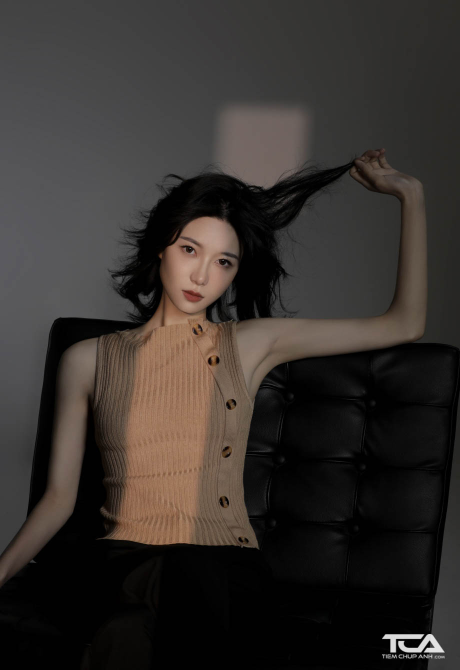
#> input picture ex1111mau.jpg, 920 x 1339 px (shown at 1/2 size)
$ python bestYYgpu.py
#> lines starting #> are read from the running program, lines starting #| are printed output that depends on the picture
import numpy as np
import cv2
from scipy import ndimage
import time
import os
import warnings

# Bỏ qua các cảnh báo
warnings.filterwarnings("ignore")

def fast_median_filter(img, noise_flag, window_size):
    """Áp dụng bộ lọc trung vị tối ưu hóa"""
    height, width = img.shape
    half_window = window_size // 2
    result = img.copy()  # Giữ các pixel không nhiễu nguyên vẹn

    # Lấy tọa độ các điểm nhiễu
    noise_points = np.where(noise_flag == 1)
    noise_coords = list(zip(noise_points[0], noise_points[1]))

    for i, j in noise_coords:
        # Xác định vùng cửa sổ
        i_min = max(0, i - half_window)
        i_max = min(height, i + half_window + 1)
        j_min = max(0, j - half_window)
        j_max = min(width, j + half_window + 1)

        # Lấy cửa sổ và mặt nạ nhiễu tương ứng
        window = img[i_min:i_max, j_min:j_max]
        window_mask = noise_flag[i_min:i_max, j_min:j_max]

        # Lấy các pixel không nhiễu trong cửa sổ
        good_pixels = window[window_mask == 0]

        # Nếu có pixel tốt, lấy giá trị trung vị
        if len(good_pixels) > 0:
            result[i, j] = np.median(good_pixels)
        else:
            # Nếu không có pixel tốt, lấy trung vị của toàn bộ cửa sổ
            result[i, j] = np.median(window)

    return result

def create_noise_flag(img, filtered_img, threshold):
    """Tạo ảnh cờ nhiễu tối ưu hóa"""
    diff = np.abs(img.astype(np.int32) - filtered_img.astype(np.int32))
    noise_flag = np.zeros_like(img, dtype=np.uint8)
    noise_flag[diff >= threshold] = 1
    return noise_flag

def verify_edge_noise(img, f_noise, F_edge, TN, TC, TR, G=255):
    """Xác minh các điểm nhiễu trong vùng biên - phiên bản tối ưu"""
    # Chuyển sang kiểu int32 để tránh tràn số
    img_int = img.astype(np.int32)
    F_noise = f_noise.copy()

    # Lấy tọa độ của tất cả điểm nhiễu trong vùng phẳng
    flat_noise_points = np.where((f_noise == 1) & (F_edge == 0))
    flat_noise_coords = list(zip(flat_noise_points[0], flat_noise_points[1]))

    # Lấy giá trị cường độ của các điểm nhiễu vùng phẳng
    flat_values = np.array([img_int[i, j] for i, j in flat_noise_coords])

    # Phân loại các điểm nhiễu vùng phẳng thành hai nhóm: dương và âm
    flat_values_pos = flat_values[flat_values >= G/2]
    flat_values_neg = flat_values[flat_values < G/2]

    # Lấy tọa độ của tất cả điểm nhiễu trong vùng biên cần xác minh
    edge_noise_points = np.where((f_noise == 1) & (F_edge == 1))
    edge_noise_coords = list(zip(edge_noise_points[0], edge_noise_points[1]))

    # Sử dụng phương pháp batch để tăng tốc
    batch_size = min(1000, len(edge_noise_coords))  # Số điểm xử lý mỗi lần
    num_batches = (len(edge_noise_coords) + batch_size - 1) // batch_size

    removed_count = 0

    # Xử lý theo batch để tránh tràn bộ nhớ
    for b in range(num_batches):
        start_idx = b * batch_size
        end_idx = min((b + 1) * batch_size, len(edge_noise_coords))

        if b % 10 == 0 and b > 0:
            print(f"Đã xử lý {start_idx}/{len(edge_noise_coords)} điểm, loại bỏ {removed_count} điểm")

        # Lấy batch hiện tại
        current_batch = edge_noise_coords[start_idx:end_idx]

        for i, j in current_batch:
            z_ij = img_int[i, j]

            # Chọn danh sách giá trị phù hợp dựa trên cường độ
            if z_ij >= G/2 and len(flat_values_pos) >= TC:
                # Tính chênh lệch với tất cả các giá trị dương
                diffs = np.abs(flat_values_pos - z_ij)
                M1 = np.sum(diffs <= TN)
                R = M1 / len(flat_values_pos)

                if R < TR:
                    F_noise[i, j] = 0
                    removed_count += 1

            elif z_ij < G/2 and len(flat_values_neg) >= TC:
                # Tính chênh lệch với tất cả các giá trị âm
                diffs = np.abs(flat_values_neg - z_ij)
                M1 = np.sum(diffs <= TN)
                R = M1 / len(flat_values_neg)

                if R < TR:
                    F_noise[i, j] = 0
                    removed_count += 1

    return F_noise, removed_count

class ImpulseNoiseDetector:
    """
    Triển khai phương pháp phát hiện nhiễu xung với hai hệ thống - phiên bản tối ưu hóa
    """

    def __init__(self, WE1=5, WE2=7, TE=10,
                 WD1=7, WD2=9, TD=30,
                 TN=10, TC=20, TR=0.8):
        """
        Khởi tạo các tham số cho cả hai hệ thống.
        """
        self.WE1 = WE1
        self.WE2 = WE2
        self.TE = TE
        self.WD1 = WD1
        self.WD2 = WD2
        self.TD = TD
        self.TN = TN
        self.TC = TC
        self.TR = TR

    def _median_filter(self, img, window_size):
        """Áp dụng bộ lọc trung vị với kích thước cửa sổ đã cho"""
        return cv2.medianBlur(img, window_size)

    def _create_noise_flag_PSM(self, img, window_size, threshold):
        """Tạo ảnh cờ nhiễu sử dụng phương pháp PSM cơ bản tối ưu hóa"""
        # Áp dụng bộ lọc trung vị
        filtered_img = self._median_filter(img, window_size)

        # Tính ảnh cờ nhiễu
        return create_noise_flag(img, filtered_img, threshold)

    def _system1(self, img):
        """
        Triển khai Hệ thống 1 - Phát hiện nhiễu dựa trên ảnh cờ biên (phiên bản tối ưu).
        """
        start_time = time.time()
        print("Bắt đầu Hệ thống 1...")

        # Khởi tạo các ảnh ban đầu
        height, width = img.shape

        # Tạo ảnh cờ nhiễu f_WD1 và f_WD2 trực tiếp - tối ưu hóa lớn
        print("Tạo ảnh cờ nhiễu từ hai bộ lọc trung vị...")
        f_WD1 = self._create_noise_flag_PSM(img, self.WD1, self.TD)
        f_WD2 = self._create_noise_flag_PSM(img, self.WD2, self.TD)

        # Tạo ảnh cờ biên sử dụng thuật toán Canny
        print("Phát hiện biên bằng phương pháp thay thế...")
        edges = cv2.Canny(img, 50, 150)

        # Dãn nở cạnh để bao phủ vùng biên tốt hơn
        kernel = np.ones((3, 3), np.uint8)
        edges_dilated = cv2.dilate(edges, kernel, iterations=1)

        # Ánh xạ kết quả phát hiện biên sang ảnh cờ biên
        f_edge = np.zeros_like(img, dtype=np.uint8)
        f_edge[edges_dilated > 0] = 1

        # Tạo ảnh cờ nhiễu cuối cùng theo phương trình (9)
        f_noise = np.zeros_like(img, dtype=np.uint8)
        f_noise[f_edge == 1] = f_WD1[f_edge == 1]  # Vùng biên
        f_noise[f_edge == 0] = f_WD2[f_edge == 0]  # Vùng phẳng

        print(f"Hoàn thành Hệ thống 1 trong {time.time() - start_time:.2f} giây")
        return f_noise, f_edge

    def _system2(self, img, f_noise, f_edge):
        """
        Triển khai Hệ thống 2 - Hệ thống xác minh (phiên bản tối ưu).
        """
        start_time = time.time()
        print("Bắt đầu Hệ thống 2 - Xác minh kết quả từ Hệ thống 1...")

        # Dãn nở ảnh cờ biên để xác định vùng biên rộng hơn
        kernel = np.ones((3, 3), dtype=np.uint8)
        F_edge = cv2.dilate(f_edge, kernel, iterations=1)

        # Đếm số lượng điểm cần xác minh
        num_edge_noise = np.sum((f_noise == 1) & (F_edge == 1))
        num_flat_noise = np.sum((f_noise == 1) & (F_edge == 0))

        print(f"Có {num_edge_noise} điểm nhiễu trong vùng biên cần xác minh")
        print(f"Có {num_flat_noise} điểm nhiễu trong vùng phẳng để so sánh")

        # Sử dụng hàm tối ưu hóa để xác minh điểm nhiễu
        print("Xác minh các điểm nhiễu bằng phương pháp vector hóa...")
        F_noise, removed_count = verify_edge_noise(
            img, f_noise, F_edge,
            self.TN, self.TC, self.TR
        )

        print(f"Hệ thống 2 đã loại bỏ {removed_count} điểm bị phát hiện sai")
        print(f"Hoàn thành Hệ thống 2 trong {time.time() - start_time:.2f} giây")

        return F_noise

    def detect(self, img):
        """
        Phát hiện nhiễu xung trong ảnh bằng cách kết hợp cả hai hệ thống.
        """
        start_time = time.time()

        # Kiểm tra định dạng ảnh đầu vào
        if len(img.shape) > 2:
            img = cv2.cvtColor(img, cv2.COLOR_BGR2GRAY)

        # Áp dụng Hệ thống 1
        f_noise, f_edge = self._system1(img)

        # Áp dụng Hệ thống 2
        F_noise = self._system2(img, f_noise, f_edge)

        print(f"Tổng thời gian phát hiện nhiễu: {time.time() - start_time:.2f} giây")
        return F_noise

    def restore(self, img):
        """
        Khôi phục ảnh bị nhiễu xung bằng cách sử dụng kết quả phát hiện nhiễu.
        """
        start_time = time.time()
        print("Bắt đầu quá trình khôi phục ảnh...")

        # Chuyển ảnh sang thang xám nếu cần
        if len(img.shape) > 2:
            img = cv2.cvtColor(img, cv2.COLOR_BGR2GRAY)

        # Phát hiện nhiễu
        noise_flag = self.detect(img)

        # Sử dụng hàm tối ưu hóa để khôi phục ảnh
        print("Áp dụng bộ lọc trung vị tối ưu hóa để khôi phục...")
        restored_img = fast_median_filter(img, noise_flag, 3)

        print(f"Thời gian khôi phục ảnh: {time.time() - start_time:.2f} giây")
        return restored_img


def add_salt_pepper_noise(img, salt_prob, pepper_prob):
    """Thêm nhiễu muối tiêu (salt-and-pepper) vào ảnh - phiên bản tối ưu hóa"""
    noisy_img = img.copy()
    height, width = img.shape

    # Tạo mặt nạ ngẫu nhiên
    salt_mask = np.random.random((height, width)) < salt_prob
    pepper_mask = np.random.random((height, width)) < pepper_prob

    # Áp dụng mặt nạ
    noisy_img[salt_mask] = 255
    noisy_img[pepper_mask] = 0

    return noisy_img


def main():
    """Hàm chính để demo phương pháp tối ưu hóa"""
    # Đọc ảnh mẫu hoặc tạo ảnh mẫu nếu không có
    try:
        img = cv2.imread('ex1111mau.jpg', cv2.IMREAD_GRAYSCALE)
#> img: shape (1339, 920); min 0, max 237, mean 49.7
        if img is None:
            raise Exception("Không thể đọc ảnh từ đường dẫn.")
    except Exception as e:
        print(f"Lỗi khi đọc ảnh: {e}")
        print("Tạo ảnh mẫu để demo.")
        # Tạo ảnh mẫu
        img = np.ones((512, 512), dtype=np.uint8) * 128
        # Tạo một số cạnh và vùng phẳng
        img[100:400, 100:400] = 200
        img[150:350, 150:350] = 100
        img[200:300, 200:300] = 150

    print(f"Kích thước ảnh: {img.shape}")
#| Kích thước ảnh: (1339, 920)

    # Tạo thư mục để lưu kết quả
    os.makedirs('results', exist_ok=True)

    # Lưu ảnh gốc
    cv2.imwrite('results/original.png', img)

    print("Tạo ảnh nhiễu với 30% nhiễu dương và 30% nhiễu âm...")
    # Đo thời gian tạo nhiễu
    start_time = time.time()
    noisy_img = add_salt_pepper_noise(img, 0.3, 0.3)
#> in add_salt_pepper_noise, `noisy_img[salt_mask] = 255`:
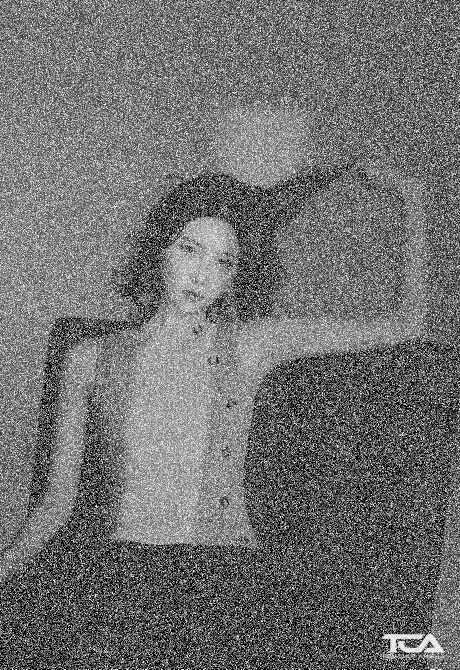
#> noisy_img: shape (1339, 920) (shown at 1/2 size); min 0, max 255, mean 111.2
#> in add_salt_pepper_noise, `noisy_img[pepper_mask] = 0`:
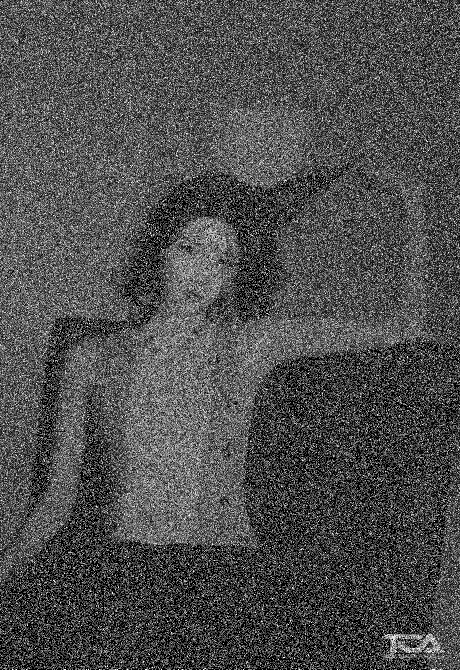
#> noisy_img: shape (1339, 920) (shown at 1/2 size); min 0, max 255, mean 77.8
    print(f"Thời gian tạo nhiễu: {time.time() - start_time:.2f} giây")

    # Lưu ảnh nhiễu
    cv2.imwrite('results/noisy.png', noisy_img)

    print("Khởi tạo bộ phát hiện nhiễu với các tham số từ bài báo...")
    # Khởi tạo bộ phát hiện nhiễu
    detector = ImpulseNoiseDetector(
        WE1=5, WE2=7, TE=10,
        WD1=7, WD2=9, TD=30,
        TN=10, TC=20, TR=0.8
    )

    # Phát hiện và khôi phục ảnh
    print("\n===== Bắt đầu phát hiện và khôi phục ảnh =====")
    restored_img = detector.restore(noisy_img)
#> in create_noise_flag, `diff = np.abs(img.astype(np.int32) - filtered_img.astype(np.int32))`:
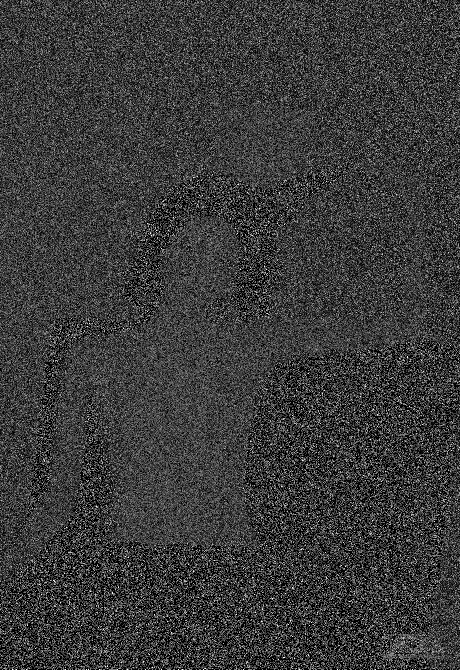
#> diff: shape (1339, 920) int32 (shown at 1/2 size); min 0, max 255, mean 58.6
#> in _create_noise_flag_PSM, `return create_noise_flag(img, filtered_img, threshold)`:
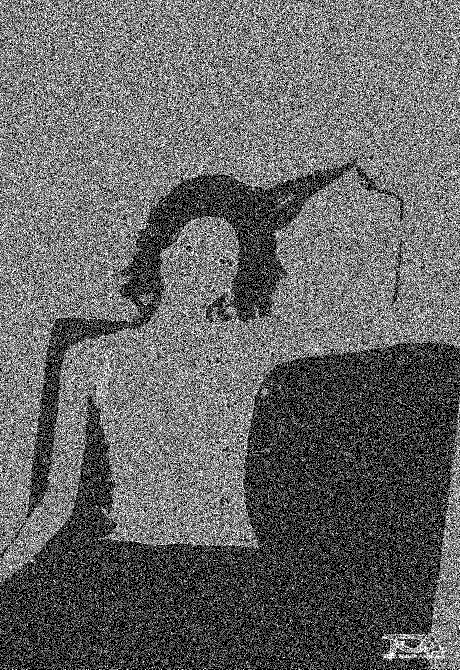
#> returned value: shape (1339, 920) (shown at 1/2 size); values 0 (black) and 1 (white), 39.9% white in thin lines or dots
#> in _create_noise_flag_PSM (call 2), `return create_noise_flag(img, filtered_img, threshold)`: returned value: shape (1339, 920); values 0 (black) and 1 (white), 40% white in thin lines or dots
#> in _system1, `edges = cv2.Canny(img, 50, 150)`:
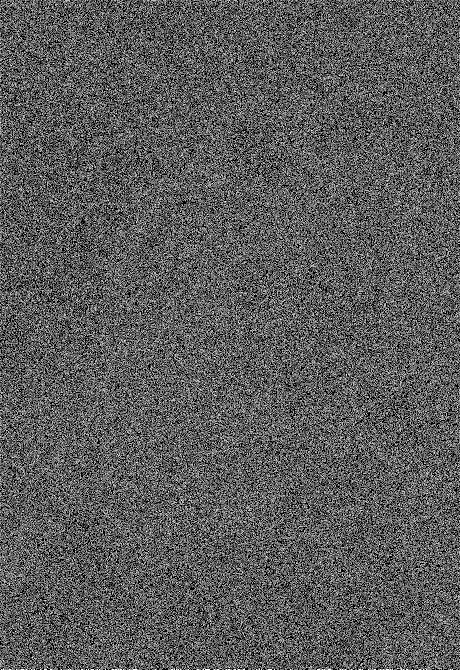
#> edges: shape (1339, 920) (shown at 1/2 size); 35.7% white in thin lines or dots
#> in _system1, `edges_dilated = cv2.dilate(edges, kernel, iterations=1)`: edges_dilated: shape (1339, 920); 98.5% white; black in thin lines or dots
#> in _system1, `f_noise[f_edge == 1] = f_WD1[f_edge == 1]`: f_noise: shape (1339, 920); values 0 (black) and 1 (white), 39.5% white in thin lines or dots
#> in _system1, `f_noise[f_edge == 0] = f_WD2[f_edge == 0]`:
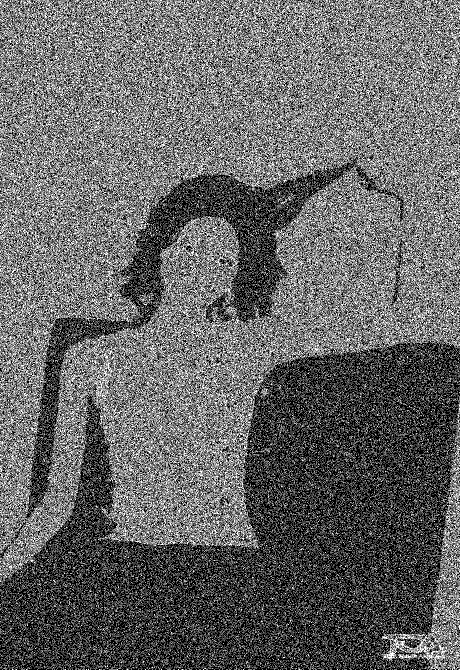
#> f_noise: shape (1339, 920) (shown at 1/2 size); values 0 (black) and 1 (white), 39.9% white in thin lines or dots
#> in detect, `f_noise, f_edge = self._system1(img)`: f_edge: shape (1339, 920); values 0 (black) and 1 (white), 98.5% white; black in thin lines or dots
#> in _system2, `F_edge = cv2.dilate(f_edge, kernel, iterations=1)`:
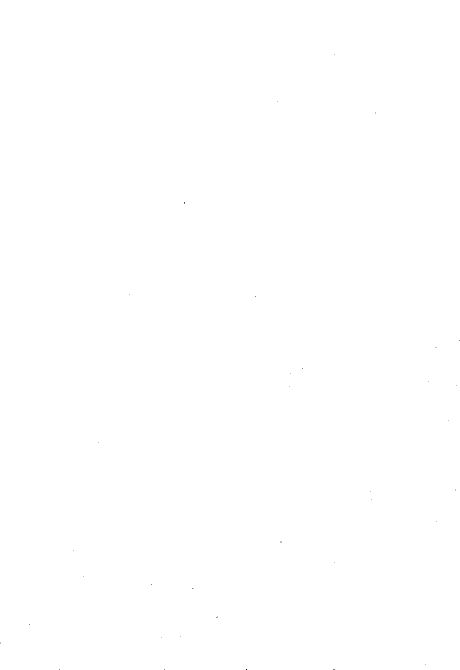
#> F_edge: shape (1339, 920) (shown at 1/2 size); values 0 (black) and 1 (white), 100% white; black in thin lines or dots
#> in _system2, `num_edge_noise = np.sum((f_noise == 1) & (F_edge == 1))`: num_edge_noise = 491813
#> in _system2, `num_flat_noise = np.sum((f_noise == 1) & (F_edge == 0))`: num_flat_noise = 3
#| Có 491813 điểm nhiễu trong vùng biên cần xác minh
#| Có 3 điểm nhiễu trong vùng phẳng để so sánh
#> in verify_edge_noise, `flat_noise_points = np.where((f_noise == 1) & (F_edge == 0))`: flat_noise_points = ([225, 680, 979], [750, 918, 911])
#> in verify_edge_noise, `flat_noise_coords = list(zip(flat_noise_points[0], flat_noise_points[1..`: flat_noise_coords = [(225, 750), (680, 918), (979, 911)]
#> in verify_edge_noise, `flat_values = np.array([img_int[i, j] for i, j in flat_noise_coords])`: flat_values = [0, 0, 255]
#> in verify_edge_noise, `flat_values_pos = flat_values[flat_values >= G/2]`: flat_values_pos = [255]
#> in verify_edge_noise, `flat_values_neg = flat_values[flat_values < G/2]`: flat_values_neg = [0, 0]
#> in verify_edge_noise, `edge_noise_points = np.where((f_noise == 1) & (F_edge == 1))`: edge_noise_points = 491813 positions, rows 0 to 1338, columns 0 to 919
#> in verify_edge_noise, `edge_noise_coords = list(zip(edge_noise_points[0], edge_noise_points[1..`: edge_noise_coords = 491813 items
#> in verify_edge_noise, `batch_size = min(1000, len(edge_noise_coords))`: batch_size = 1000
#> in verify_edge_noise, `num_batches = (len(edge_noise_coords) + batch_size - 1) // batch_size`: num_batches = 492
#> the loop in verify_edge_noise, `for b in range(num_batches):` made 492 passes
#> (start_idx, end_idx) on passes 1 to 3: (0, 1000), (1000, 2000), (2000, 3000)
#| Đã xử lý 10000/491813 điểm, loại bỏ 0 điểm
#| Đã xử lý 20000/491813 điểm, loại bỏ 0 điểm
#| Đã xử lý 30000/491813 điểm, loại bỏ 0 điểm
#| Đã xử lý 40000/491813 điểm, loại bỏ 0 điểm
#| Đã xử lý 50000/491813 điểm, loại bỏ 0 điểm
#| Đã xử lý 60000/491813 điểm, loại bỏ 0 điểm
#| Đã xử lý 70000/491813 điểm, loại bỏ 0 điểm
#| Đã xử lý 80000/491813 điểm, loại bỏ 0 điểm
#> (further printed lines are left out)
#> after the loop in verify_edge_noise, `for b in range(num_batches):`: removed_count = 0
#| Hệ thống 2 đã loại bỏ 0 điểm bị phát hiện sai
#> in fast_median_filter, `noise_points = np.where(noise_flag == 1)`: noise_points = 491816 positions, rows 0 to 1338, columns 0 to 919
#> in fast_median_filter, `noise_coords = list(zip(noise_points[0], noise_points[1]))`: noise_coords = 491816 items
#> the loop in fast_median_filter, `for i, j in noise_coords:` made 491816 passes
#> (j, j_min, j_max, window, window_mask, good_pixels) on passes 2, 4, 5: (4, 3, 6, [[66, 0, 0], [66, 0, 0]], [[0, 1, 0], [0, 1, 1]], [66, 0, 66]), (8, 7, 10, [[0, 0, 0], [255, 66, 255]], [[0, 1, 1], [1, 0, 1]], [0, 66]), (9, 8, 11, [[0, 0, 66], [66, 255, 66]], [[1, 1, 0], [0, 1, 0]], [66, 66, 66])

    # Lưu kết quả
    cv2.imwrite('results/restored.png', restored_img)

    print("\nHoàn thành! Các ảnh đã được lưu trong thư mục 'results':")
    print("- results/original.png: Ảnh gốc")
    print("- results/noisy.png: Ảnh nhiễu")
    print("- results/restored.png: Ảnh đã khôi phục")

    # Hiển thị thông tin hiệu suất
    try:
        psnr_noisy = cv2.PSNR(img, noisy_img)
        psnr_restored = cv2.PSNR(img, restored_img)
        print(f"\nSo sánh hiệu suất:")
        print(f"- PSNR ảnh nhiễu: {psnr_noisy:.2f} dB")
#| - PSNR ảnh nhiễu: 7.96 dB
        print(f"- PSNR ảnh khôi phục: {psnr_restored:.2f} dB")
#| - PSNR ảnh khôi phục: 29.65 dB
        print(f"- Cải thiện: {psnr_restored - psnr_noisy:.2f} dB")
#| - Cải thiện: 21.68 dB
    except:
        print("\nKhông thể tính PSNR.")


if __name__ == "__main__":
    main()
